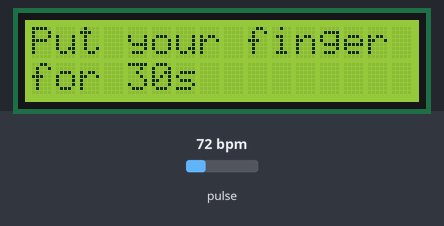
The sketch below on a simulated ATtiny85, built with avr-gcc and run on an emulated ATtiny85. Parts: 16×2 character LCD. The inputs (shaded band) are chosen by the test bench; at power-on: pulse 72 bpm. The modem accepts every AT command (registered, SIM ready, sends succeed) and sends nothing else; what the sketch prints to the serial monitor is not drawn.

Above: at 6.5 s.
At 47.9 s:
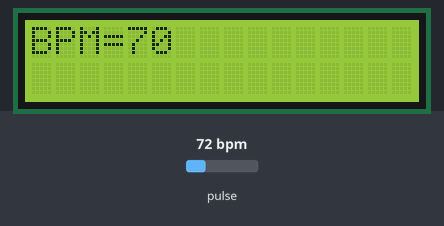

Measured:
- what the display in image 0 shows lasts 41.5 s, from 6.4 s to 47.9 s

The sketch:

bracelet.ino
```cpp
#include <Wire.h>
#include "MAX30105.h"
#include <LiquidCrystal.h>
#include "heartRate.h"
#include <SoftwareSerial.h>

MAX30105 particleSensor;
const unsigned long thirtyseconds=30000;
unsigned long perviousTime=0;
LiquidCrystal lcd(12, 11, 5, 4, 3, 2);
const byte RATE_SIZE = 4; //Increase this for more averaging. 4 is good.
byte rates[RATE_SIZE]; //Array of heart rates
byte rateSpot = 0;
long lastBeat = 0; //Time at which the last beat occurred
float beatsPerMinute;
int beatAvg;
const int Up = 14;
const int Down =10;
const int Submit =13;
int ID=0;
String reading="";
int count=1;
double avered = 0; double aveir = 0;
double sumirrms = 0;
double sumredrms = 0;
int i = 0;
int Num = 100;
double ESpO2 = 95.0;//initial value of estimated SpO2
double FSpO2 = 0.7; //filter factor for estimated SpO2
double frate = 0.95; //low pass filter for IR/red LED value to eliminate AC component
#define TIMETOBOOT 3000
#define SAMPLING 5
#define FINGER_ON 30000 // if red signal is lower than this , it indicates your finger is not on the sensor
#define MINIMUM_SPO2 80.0


#define SCALE 88.0
SoftwareSerial espserial(17,16); // RX | TX
 void checking(const char * command ,String expected)
  {   espserial.write(command);

    String buffe = espserial.readString();
     int counter=0;
  while((buffe.indexOf(expected))==-1&&counter<=5)
  {
    delay(4000);
    espserial.write(command);
  buffe = espserial.readString();
  counter++;
    }
    Serial.println("Sucess of"+buffe);

    }

     void checking(const char * command ,String expected,String expected2)
  {   espserial.write(command);

    String buffe = espserial.readString();
     int counter=0;
  while(((buffe.indexOf(expected)==-1)&&(buffe.indexOf(expected2)==-1))&&counter<=5)
  {buffe="";
    delay(4000);
    espserial.write(command);
  buffe = espserial.readString();
  counter++;

    }
    Serial.println("Sucess of"+buffe);

    }
    void esptest(){
  checking("AT\r\n","OK");
}
void buzzersetup(){
  checking("AT+CWMODE=3\r\n","OK","no change");
     espserial.write("AT+CIFSR\r\n");
  reading = espserial.readString();
  Serial.print(reading);
 // delay(3000);
        checking("AT+CIPMUX=1\r\n","OK");
        checking("AT+CIPSERVER=1,80\r\n","OK");


}
void connecttoLocalNode(){
  checking("AT+CWJAP=\"server3\",\"qwertyuiop\"\r\n","OK");
}


void sendBPM(int ID ,int BPM){
if(count==1){
  char p[20];
    checking("AT+CIPSTART=0,\"TCP\",\"10.10.10.1\",80\r\n","OK");
  sprintf(p,"AT+CIPSEND=0,%d\r\n",int(strlen("GET /message?BPM=&ID= HTTP/1.1\r\n Host:10.10.10.1\r\nConnection: Keep-alive\r\n")+(String(BPM)).length()+(String(ID)).length()));
  espserial.write(p);
   reading = espserial.readString();
Serial.print(reading);
  sprintf(p,"BPM=%d&ID=%d",BPM,ID);

 espserial.write("GET /message?");
 espserial.write(p);
 espserial.write(" HTTP/1.1\r\n Host:10.10.10.1\r\nConnection: Keep-alive\r\n");
 //espserial.write("GET /message?temp=50 HTTP/1.1\r\n Host:10.10.10.1\r\nConnection: Keep-alive\r\n");
 reading = espserial.readString();
 Serial.print(reading);

 while(reading.indexOf("OK")==-1)
 {delay(2000);
     checking("AT+CIPSTART=0,\"TCP\",\"10.10.10.1\",80\r\n","OK");

  sprintf(p,"AT+CIPSEND=0,%d\r\n",int(strlen("GET /message?BPM=&ID= HTTP/1.1\r\n Host:10.10.10.1\r\nConnection: Keep-alive\r\n")+(String(BPM)).length()+(String(ID)).length()));
  espserial.write(p);
  sprintf(p,"BPM=%d&ID=%d",BPM,ID);
  reading = espserial.readString();
  Serial.print(reading);

 espserial.write("GET /message?");
 espserial.write(p);
 espserial.write(" HTTP/1.1\r\n Host:10.10.10.1\r\nConnection: Keep-alive\r\n");
 reading = espserial.readString();


  }
espserial.write("AT+CIPCLOSE=0\r\n");
  reading = espserial.readString();
  Serial.print(reading);
count=0;

}
else
count=1;
}
void sendSPO2(int ID ,double SPO2){
int spo2=round(SPO2);
Serial.println(spo2);
if(count==1){
  char p[20];
    checking("AT+CIPSTART=0,\"TCP\",\"10.10.10.1\",80\r\n","OK");

  sprintf(p,"AT+CIPSEND=0,%d\r\n",int(strlen("GET /message?SPO2=&ID= HTTP/1.1\r\n Host:10.10.10.1\r\nConnection: Keep-alive\r\n")+(String(spo2)).length()+(String(ID)).length()));
  espserial.write(p);
   reading = espserial.readString();
Serial.print(reading);
  sprintf(p,"SPO2=%d&ID=%d",spo2,ID);

 espserial.write("GET /message?");
 espserial.write(p);
 espserial.write(" HTTP/1.1\r\n Host:10.10.10.1\r\nConnection: Keep-alive\r\n");
 reading = espserial.readString();
 Serial.print(reading);

 while(reading.indexOf("OK")==-1)
 {delay(2000);
  checking("AT+CIPSTART=0,\"TCP\",\"10.10.10.1\",80\r\n","OK");
  sprintf(p,"AT+CIPSEND=0,%d\r\n",int(strlen("GET /message?SPO2=&ID= HTTP/1.1\r\n Host:10.10.10.1\r\nConnection: Keep-alive\r\n")+(String(spo2)).length()+(String(ID)).length()));
  espserial.write(p);
  sprintf(p,"SPO2=%d&ID=%d",spo2,ID);
  reading = espserial.readString();
  Serial.print(reading);

 espserial.write("GET /message?");
 espserial.write(p);
 espserial.write(" HTTP/1.1\r\n Host:10.10.10.1\r\nConnection: Keep-alive\r\n");
 //espserial.write("GET /message?temp=50 HTTP/1.1\r\n Host:10.10.10.1\r\nConnection: Keep-alive\r\n");
 reading = espserial.readString();
  }
espserial.write("AT+CIPCLOSE=0\r\n");
reading = espserial.readString();
count=0;

}
else
count=1;
}


void setup()
{espserial.begin(9600);
  Serial.begin(9600);

  esptest();
connecttoLocalNode();
  buzzersetup();
  pinMode(Up,INPUT);
pinMode(Down,INPUT);
pinMode(Submit,INPUT);
  Serial.println("Initializing...");
  lcd.begin(16, 2);
  lcd.setCursor(0, 0);
  lcd.print("Enter Your ID");
  lcd.setCursor(0, 1);
    lcd.print(String(ID));
    while(digitalRead(Submit)==HIGH){
  lcd.setCursor(0, 1);
   lcd.print(String(ID));
   if(digitalRead(Up)==LOW){
    ID=ID+1;
    Serial.println(ID);
    delay(400);
   }
   if(digitalRead(Down)==LOW){
    ID=ID-1;
        Serial.println(ID);
    delay(400);
   }
    }
    delay(200);
Serial.println("ID="+String(ID));
lcd.clear();

  // Initialize sensor
  if (!particleSensor.begin(Wire, I2C_SPEED_FAST)) //Use default I2C port, 400kHz speed
  {
    Serial.println("MAX30105 was not found. Please check wiring/power. ");
    while (1);
  }
  Serial.println("Place your index finger on the sensor with steady pressure.");
byte ledBrightness = 0x7F; //Options: 0=Off to 255=50mA
  byte sampleAverage = 4; //Options: 1, 2, 4, 8, 16, 32
  byte ledMode = 2; //Options: 1 = Red only, 2 = Red + IR, 3 = Red + IR + Green
  //Options: 1 = IR only, 2 = Red + IR on MH-ET LIVE MAX30102 board
  int sampleRate = 200; //Options: 50, 100, 200, 400, 800, 1000, 1600, 3200
  int pulseWidth = 411; //Options: 69, 118, 215, 411
  int adcRange = 16384; //Options: 2048, 4096, 8192, 16384
lcd.clear();
  lcd.setCursor(0, 0);
lcd.print("Put your finger");
lcd.setCursor(0, 1);
lcd.print("for 30s");
//particleSensor.setup(); //Configure sensor with default settings
  //particleSensor.setPulseAmplitudeRed(0x0A); //Turn Red LED to low to indicate sensor is running
  //particleSensor.setPulseAmplitudeGreen(0); //Turn off Green LED
  particleSensor.setup(ledBrightness, sampleAverage, ledMode, sampleRate, pulseWidth, adcRange); //Configure sensor with these settings

}

void loop()
{
    lcd.setCursor(0, 0);
    int counter=0;
  long irValue = particleSensor.getIR();
/*while (irValue < 50000)
{
  irValue = particleSensor.getIR();
  if (espserial.available()>0)
  {
    if (espserial.available()>0){
  reading = espserial.readString();
  Serial.print(reading);
 if(reading.indexOf("1:1"))
 {
 Serial.print("buzzer");
 digitalWrite(8,HIGH);
}
}


    }
}*/

  //particleSensor.setup(ledBrightness, sampleAverage, ledMode, sampleRate, pulseWidth, adcRange);
 //raw SpO2 before low pass filtered
 //Check the sensor
  //currentTime = millis();
 //perviousTime=currentTime;
 int countee=0;

  while (1) {
    double spo2_average=0;

    long irValue = particleSensor.getIR();
while (irValue < 50000)
{
    irValue = particleSensor.getIR();
    Serial.print("IR=");
 Serial.println(irValue);
}
    countee++;
    if( countee==101)
    {break;}
      uint32_t ir, red , green;
  double fred, fir;
  double SpO2 = 0;
      particleSensor.check();
    //Serial.println("kkkkkkkkkkkkkkkkkk");
  while (particleSensor.available()) {
   red = particleSensor.getFIFORed();
    ir = particleSensor.getFIFOIR();
    i++;
    fred = (double)red;
    fir = (double)ir;
    avered = avered * frate + (double)red * (1.0 - frate);//average red level by low pass filter
    aveir = aveir * frate + (double)ir * (1.0 - frate); //average IR level by low pass filter
    sumredrms += (fred - avered) * (fred - avered); //square sum of alternate component of red level
    sumirrms += (fir - aveir) * (fir - aveir);
   // Serial.println(i);
    //Serial.println(i%Num);
 if ((i % SAMPLING) == 0) {//slow down graph plotting speed for arduino Serial plotter by thin out
      if ( millis() > TIMETOBOOT) {
           if (ir < FINGER_ON) ESpO2 = MINIMUM_SPO2; //indicator for finger detached

      }
    }
    if ((i % Num) == 0) {
      double R = (sqrt(sumredrms) / avered) / (sqrt(sumirrms) / aveir);
      // Serial.println(R);
      SpO2 = -15.3 * (R - 0.6) + 100; //http://ww1.microchip.com/downloads/jp/AppNotes/00001525B_JP.pdf
      ESpO2 = FSpO2 * ESpO2 + (1.0 - FSpO2) * SpO2+3;//low pass filter
      Serial.print("spo2=");
  Serial.println(ESpO2);
      sumredrms = 0.0; sumirrms = 0.0; i = 0;
      break;
    }
  particleSensor.nextSample();
  }
    spo2_average+=ESpO2;
    spo2_average/=counter;

  //Serial.print(", Spo2Avg=");
  //Serial.print(spo2_average);
//currentTime = millis();
  }

      Serial.println("finger released");
delay(3000);
Serial.println(ESpO2);
sendSPO2(ID,ESpO2);
  particleSensor.setup(); //Configure sensor with default settings
  particleSensor.setPulseAmplitudeRed(0x0A); //Turn Red LED to low to indicate sensor is running
  particleSensor.setPulseAmplitudeGreen(0);

    long ireValue = particleSensor.getIR();
while (ireValue < 50000)
{
    ireValue = particleSensor.getIR();
    Serial.print("IR=");
 Serial.println(ireValue);
}
unsigned long currentTime = millis();
 perviousTime=currentTime;
 //Serial.print("PreviousTime=");
 //Serial.print(perviousTime);
 //Serial.print(",CurrentTime=");
 //Serial.print(currentTime);
 //Serial.println();
while (currentTime - perviousTime <= thirtyseconds) {
     ireValue = particleSensor.getIR();

  if (checkForBeat(ireValue) == true)
  {
    //We sensed a beat!
    long delta = millis() - lastBeat;
    lastBeat = millis();

    beatsPerMinute = 60 / (delta / 1000.0);

    if (beatsPerMinute < 255 && beatsPerMinute > 40)
    {
      rates[rateSpot++] = (byte)beatsPerMinute; //Store this reading in the array
      rateSpot %= RATE_SIZE; //Wrap variable

      //Take average of readings
      beatAvg = 0;
      for (byte x = 0 ; x < RATE_SIZE ; x++)
        beatAvg += rates[x];
      beatAvg /= RATE_SIZE;
    }
  }

  Serial.print("IR=");
  Serial.print(ireValue);
  Serial.print(", BPM=");
  Serial.print(beatsPerMinute);
  Serial.print(", Avg BPM=");
  Serial.print(beatAvg);
 Serial.println();
  //if (irValue < 50000)
    //Serial.print(" No finger?");
currentTime = millis();
}
Serial.println("finger released");
delay(3000);
Serial.println(beatAvg);
lcd.clear();
  lcd.setCursor(0, 0);
  lcd.print("BPM="+String(beatAvg));


 if (espserial.available()>0)
  {
    if (espserial.available()>0){
  reading = espserial.readString();
  Serial.print(reading);
 if(reading.indexOf("1:1"))
 {
 Serial.print("buzzer");
 digitalWrite(8,HIGH);
}
}
    }
  sendBPM(ID,beatAvg);
  beatAvg=0;
  beatsPerMinute=0;
}
```
